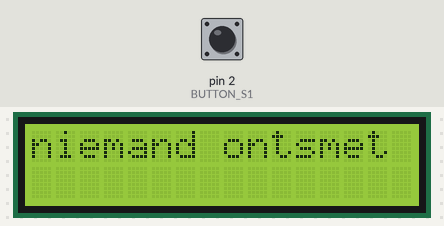
Simulated run of this program. Board: Arduino Uno, built with avr-gcc and run on an emulated ATmega328P. On the bench: 16×2 character LCD. The inputs (shaded band) are chosen by the test bench; at power-on: pin 2 (BUTTON_S1) LOW.

Above: at 1.2 s.
1.3 s: pin 2 (BUTTON_S1) pulled HIGH for 0.15 s
At 1.9 s:
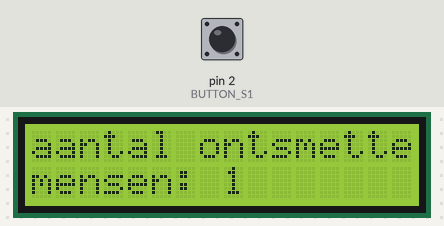
2.9 s: pin 2 (BUTTON_S1) pulled HIGH for 1 s
At 4.3 s:
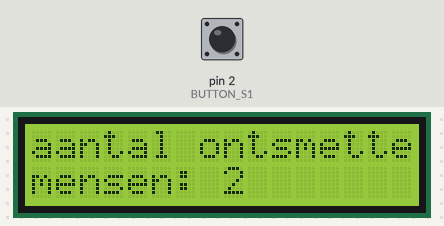
5.4 s: pin 2 (BUTTON_S1) pulled HIGH for 0.15 s
At 6.2 s:
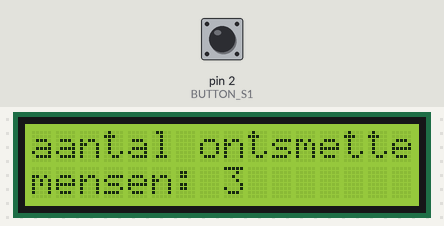
7.0 s: pin 2 (BUTTON_S1) pulled HIGH for 3.2 s
At 7.4 s:
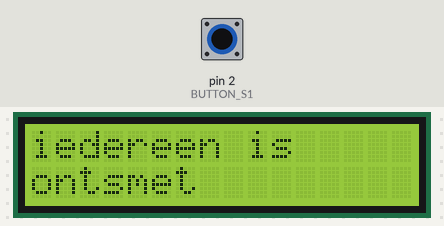
Timing chart, 0 to 10.0 s (numbered marks = the images above; inputs shaded):
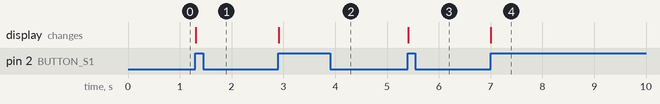

Measured:
- after the input at 1.3 s, the display: changes at once (image 1)
- after the input at 2.9 s, the display: changes at once (image 2)
- after the input at 5.4 s, the display: changes at once (image 3)
- after the input at 7.0 s, the display: changes at once (image 4)

The program:

main.cpp
```cpp
#include <Arduino.h>
#include <LiquidCrystal.h>
#define BUTTON_S1 2

const int rs = 12, en = 11, d4 = 5, d5 = 4, d6 = 3, d7 = 6;
int count = 0;
bool buttonpressed=false;

LiquidCrystal lcd(rs, en, d4, d5, d6, d7);

/* ISR for Button S1 */
void s1Pressed(void){
buttonpressed=true;
}

void setup() {
  pinMode(BUTTON_S1, INPUT);
  attachInterrupt(digitalPinToInterrupt(BUTTON_S1), s1Pressed, RISING);
  // set up the LCD's number of columns and rows:
  lcd.begin(16, 2);
  // Print a message to the LCD.
  lcd.setCursor(0, 0);
  lcd.print("niemand ontsmet");
}

void loop() {
  // set the cursor to column 0, line 1
  // (note: line 1 is the second row, since counting begins with 0):
  if(buttonpressed){
count++;
count %=4;

lcd.clear();
lcd.setCursor(0, 0);
if(count>0)
{
lcd.print("aantal ontsmette");
lcd.setCursor(0, 1);
lcd.print("mensen: ");
lcd.setCursor(8, 1);
lcd.print(count);
}
else
{
  lcd.print("iedereen is ");
  lcd.setCursor(0, 1);
  lcd.print("ontsmet");
}
/*
switch (count) {
  case 0:
    lcd.print("#ontsmet = 0");
    break;
  case 1:
    lcd.print("#ontsmet = 1");
    break;
  case 2:
    lcd.print("#ontsmet = 2");
    break;
  case 3:
    lcd.print("#ontsmet = 3");
    break;
  case 4:
    lcd.print("Iedereen is");
    lcd.setCursor(0, 1);
    lcd.print("ontsmet");
    break;
  default:
    count=0;
    break;
}*/

buttonpressed=false;
}


}
```
